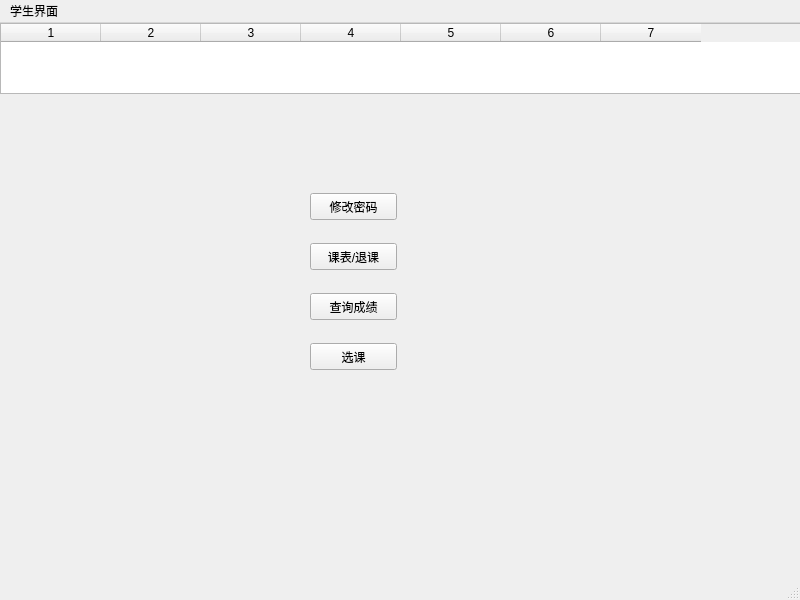
<?xml version="1.0" encoding="UTF-8"?>
<ui version="4.0">
 <class>SMenu</class>
 <widget class="QMainWindow" name="SMenu">
  <property name="geometry">
   <rect>
    <x>0</x>
    <y>0</y>
    <width>800</width>
    <height>600</height>
   </rect>
  </property>
  <property name="windowTitle">
   <string>MainWindow</string>
  </property>
  <widget class="QWidget" name="centralwidget">
   <widget class="QTableWidget" name="tableWidget">
    <property name="geometry">
     <rect>
      <x>0</x>
      <y>0</y>
      <width>801</width>
      <height>71</height>
     </rect>
    </property>
    <property name="columnCount">
     <number>7</number>
    </property>
    <attribute name="verticalHeaderVisible">
     <bool>false</bool>
    </attribute>
    <column/>
    <column/>
    <column/>
    <column/>
    <column/>
    <column/>
    <column/>
   </widget>
   <widget class="QPushButton" name="pushButton">
    <property name="geometry">
     <rect>
      <x>310</x>
      <y>170</y>
      <width>87</width>
      <height>27</height>
     </rect>
    </property>
    <property name="text">
     <string>修改密码</string>
    </property>
   </widget>
   <widget class="QPushButton" name="pushButton_2">
    <property name="geometry">
     <rect>
      <x>310</x>
      <y>220</y>
      <width>87</width>
      <height>27</height>
     </rect>
    </property>
    <property name="text">
     <string>课表/退课</string>
    </property>
   </widget>
   <widget class="QPushButton" name="pushButton_3">
    <property name="geometry">
     <rect>
      <x>310</x>
      <y>270</y>
      <width>87</width>
      <height>27</height>
     </rect>
    </property>
    <property name="text">
     <string>查询成绩</string>
    </property>
   </widget>
   <widget class="QPushButton" name="pushButton_4">
    <property name="geometry">
     <rect>
      <x>310</x>
      <y>320</y>
      <width>87</width>
      <height>27</height>
     </rect>
    </property>
    <property name="text">
     <string>选课</string>
    </property>
   </widget>
  </widget>
  <widget class="QMenuBar" name="menubar">
   <property name="geometry">
    <rect>
     <x>0</x>
     <y>0</y>
     <width>800</width>
     <height>28</height>
    </rect>
   </property>
   <widget class="QMenu" name="menu">
    <property name="title">
     <string>学生界面</string>
    </property>
   </widget>
   <addaction name="menu"/>
  </widget>
  <widget class="QStatusBar" name="statusbar"/>
 </widget>
 <resources/>
 <connections/>
</ui>
